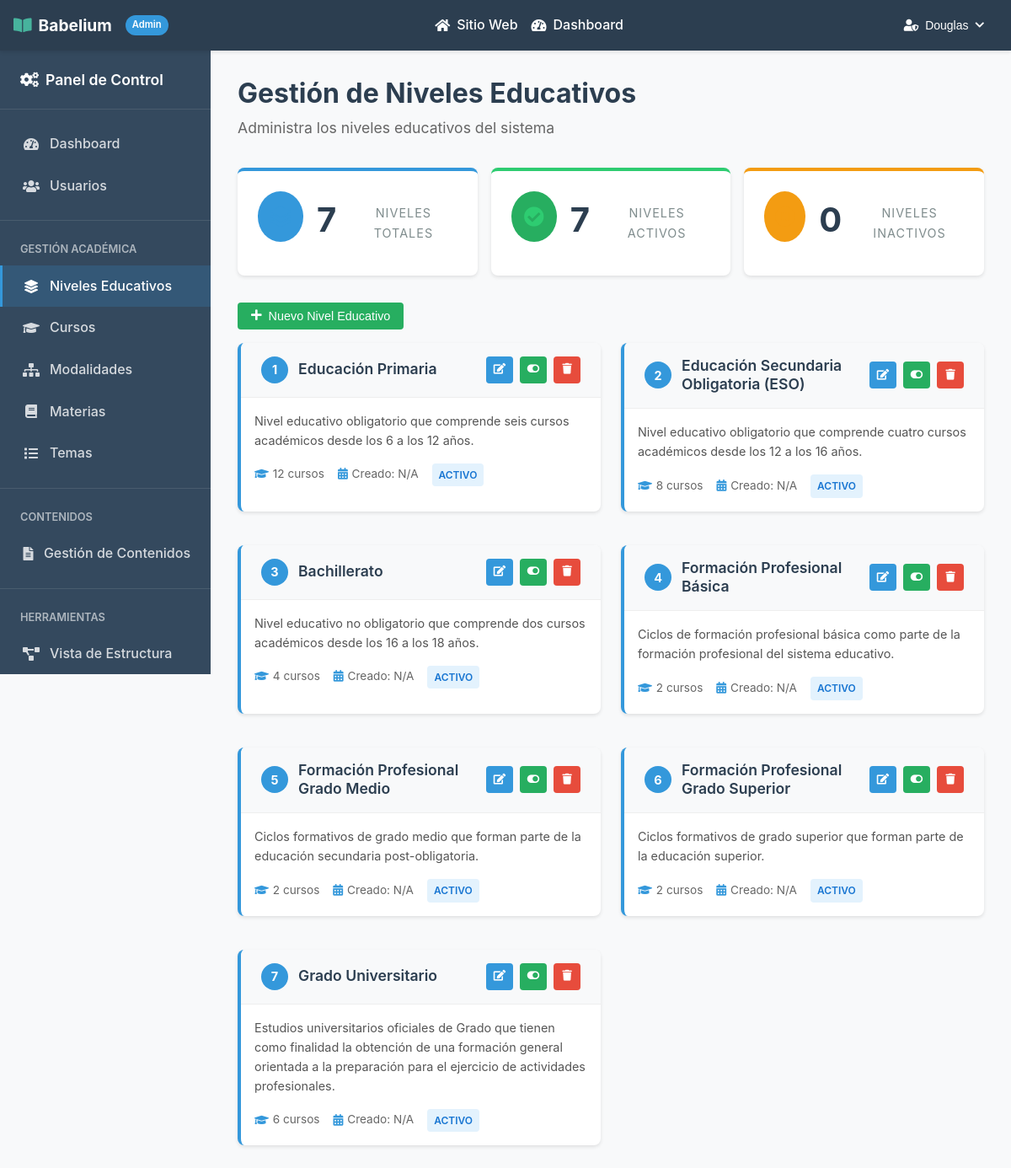
Screenshot of /admin/niveles.php (signed in) with the database file from the repository.
### tables this page shows
CREATE TABLE `niveles_educativos` (
  `id` int(11) NOT NULL,
  `nombre` varchar(100) NOT NULL,
  `descripcion` text DEFAULT NULL,
  `orden` int(11) NOT NULL,
  `activo` tinyint(1) DEFAULT 1
);

### admin/niveles.php (the view, shortened to what this page needs)
<?php
require_once '../db/connection.php';
try {
    $query = "
        SELECT ne.*,
               COALESCE((SELECT COUNT(*) FROM cursos WHERE nivel_id = ne.id), 0) as total_cursos
        FROM niveles_educativos ne
        ORDER BY ne.orden, ne.nombre
    ";
    $result = $conexion->query($query);
    $niveles = [];
    if ($result) {
        while ($row = $result->fetch_assoc()) {
            $niveles[] = $row;
        }
    }
} catch (Exception $e) {
    $niveles = [];
    $mensaje = "Error al cargar los niveles educativos";
    $tipo_mensaje = "error";
}
$total_niveles = count($niveles);
$niveles_activos = array_filter($niveles, function($nivel) {
    return $nivel['activo'] == 1;
});
$total_activos = count($niveles_activos);
$total_inactivos = $total_niveles - $total_activos;
?>
<!DOCTYPE html>
<html lang="es">
<head>
    <link rel="stylesheet" href="https://cdnjs.cloudflare.com/ajax/libs/font-awesome/6.5.0/css/all.min.css">
    <link rel="stylesheet" href="../css/reset.css">
    <link rel="stylesheet" href="../css/style.css">
    <link rel="stylesheet" href="../css/admin.css">
    <link rel="stylesheet" href="../css/admin-niveles.css">
    <link rel="stylesheet" href="../css/components.css">
</head>
<body>
    <?php include_once "../includes/admin_header.php" ?>
    <div class="admin-container">
        <aside class="admin-sidebar">
            <div class="sidebar-header">
                <h3>
                    <i class="fas fa-cogs"></i>
                    Panel de Control
                </h3>
            </div>
            <nav class="sidebar-nav">
                <a href="dashboard.php" class="nav-item">
                    <i class="fas fa-tachometer-alt"></i>
                    <span>Dashboard</span>
                </a>
                <a href="usuarios.php" class="nav-item">
                    <i class="fas fa-users"></i>
                    <span>Usuarios</span>
                </a>
                <div style="border-top: 1px solid rgba(255,255,255,0.1); margin: 1rem 0;"></div>
                <div style="padding: 0.5rem 1.5rem; color: rgba(255,255,255,0.6); font-size: 0.8rem; font-weight: 600; text-transform: uppercase;">
                    Gestión Académica
                </div>
                <a href="niveles.php" class="nav-item active">
                    <i class="fas fa-layer-group"></i>
                    <span>Niveles Educativos</span>
                </a>
                <a href="cursos.php" class="nav-item">
                    <i class="fas fa-graduation-cap"></i>
                    <span>Cursos</span>
                </a>
                <a href="modalidades.php" class="nav-item">
                    <i class="fas fa-sitemap"></i>
                    <span>Modalidades</span>
                </a>
                <a href="materias.php" class="nav-item">
                    <i class="fas fa-book"></i>
                    <span>Materias</span>
                </a>
                <a href="temas.php" class="nav-item">
                    <i class="fas fa-list"></i>
                    <span>Temas</span>
                </a>
                <div style="border-top: 1px solid rgba(255,255,255,0.1); margin: 1rem 0;"></div>
                <div style="padding: 0.5rem 1.5rem; color: rgba(255,255,255,0.6); font-size: 0.8rem; font-weight: 600; text-transform: uppercase;">
                    Contenidos
                </div>
                <a href="contenidos.php" class="nav-item">
                    <i class="fas fa-file-alt"></i>
                    <span>Gestión de Contenidos</span>
                </a>
                <div style="border-top: 1px solid rgba(255,255,255,0.1); margin: 1rem 0;"></div>
                <div style="padding: 0.5rem 1.5rem; color: rgba(255,255,255,0.6); font-size: 0.8rem; font-weight: 600; text-transform: uppercase;">
                    Herramientas
                </div>
                <a href="estructura.php" class="nav-item">
                    <i class="fas fa-project-diagram"></i>
                    <span>Vista de Estructura</span>
                </a>
            </nav>
        </aside>
        <main class="admin-main">
            <div class="admin-header">
                <h1>Gestión de Niveles Educativos</h1>
                <p>Administra los niveles educativos del sistema</p>
            </div>
            <div class="stats-container">
                <div class="stat-card primary">
                    <div class="stat-icon">
                        <i class="fas fa-layer-group"></i>
                    </div>
                    <div class="stat-number"><?php echo $total_niveles; ?></div>
                    <div class="stat-label">Niveles Totales</div>
                </div>
                <div class="stat-card success">
                    <div class="stat-icon">
                        <i class="fas fa-check-circle"></i>
                    </div>
                    <div class="stat-number"><?php echo $total_activos; ?></div>
                    <div class="stat-label">Niveles Activos</div>
                </div>
                <div class="stat-card warning">
                    <div class="stat-icon">
                        <i class="fas fa-pause-circle"></i>
                    </div>
                    <div class="stat-number"><?php echo $total_inactivos; ?></div>
                    <div class="stat-label">Niveles Inactivos</div>
                </div>
            </div>
            <div class="content-actions">
                <button onclick="openModal('createModal')" class="btn btn-success">
                    <i class="fas fa-plus"></i> Nuevo Nivel Educativo
                </button>
            </div>
            <div class="nivel-grid">
                <?php if (empty($niveles)): ?>
                    <div class="no-data">
                        <i class="fas fa-inbox"></i>
                        <p>No se encontraron niveles educativos</p>
                        <small>Crea un nuevo nivel para empezar</small>
                    </div>
                <?php else: ?>
                    <?php foreach ($niveles as $nivel): ?>
                        <div class="nivel-card <?php echo $nivel['activo'] ? '' : 'inactivo'; ?>">
                            <div class="nivel-header">
                                <div class="nivel-title">
                                    <span class="orden"><?php echo $nivel['orden']; ?></span>
                                    <span class="nivel-title-text"><?php echo htmlspecialchars($nivel['nombre']); ?></span>
                                </div>
                                <div class="nivel-actions">
                                    <button onclick="editNivel(<?php echo htmlspecialchars(json_encode($nivel)); ?>)" class="btn btn-sm btn-primary" title="Editar">
                                        <i class="fas fa-edit"></i>
                                    </button>
                                    <form method="POST" style="display: inline;">
                                        <button type="submit" class="btn btn-sm <?php echo $nivel['activo'] ? 'btn-success' : 'btn-secondary'; ?>" title="<?php echo $nivel['activo'] ? 'Desactivar' : 'Activar'; ?>">
                                            <i class="fas fa-<?php echo $nivel['activo'] ? 'toggle-on' : 'toggle-off'; ?>"></i>
                                        </button>
                                    </form>
                                    <button onclick="deleteNivel(<?php echo $nivel['id']; ?>, '<?php echo htmlspecialchars($nivel['nombre']); ?>', <?php echo $nivel['total_cursos']; ?>)" class="btn btn-sm btn-danger" title="Eliminar">
                                        <i class="fas fa-trash"></i>
                                    </button>
                                </div>
                            </div>
                            <div class="nivel-body">
                                <div class="nivel-description">
                                    <?php echo !empty($nivel['descripcion']) ? htmlspecialchars($nivel['descripcion']) : '<em>Sin descripción</em>'; ?>
                                </div>
                                <div class="nivel-meta">
                                    <div class="nivel-meta-item">
                                        <i class="fas fa-graduation-cap"></i>
                                        <span><?php echo $nivel['total_cursos']; ?> cursos</span>
                                    </div>
                                    <div class="nivel-meta-item">
                                        <i class="fas fa-calendar-alt"></i>
                                        <span>Creado: <?php echo isset($nivel['fecha_creacion']) ? date('d/m/Y', strtotime($nivel['fecha_creacion'])) : 'N/A'; ?></span>
                                    </div>
                                    <div class="nivel-meta-item">
                                        <span class="estado-badge <?php echo $nivel['activo'] ? 'estado-activo' : 'estado-inactivo'; ?>">
                                            <?php echo $nivel['activo'] ? 'Activo' : 'Inactivo'; ?>
                                        </span>
                                    </div>
                                </div>
                            </div>
                        </div>
                    <?php endforeach; ?>
                <?php endif; ?>
            </div>
        </main>
    </div>
</body>
</html>

### css/style.css (style rules this page uses)
:root { --primary-color: #4a6fa5; --secondary-color: #166088; --accent-color: #47b39d; --background-color: #f9f9f9; --text-color: #333333; --light-text: #666666; --white: #ffffff; --ods-education: #c5192d; --ods-inequality: #ff9e00; --ods-communities: #56c02b; --spacing-xs: 0.5rem; --spacing-sm: 1rem; --spacing-md: 2rem; --spacing-lg: 3rem; --spacing-xl: 5rem; --border-radius: 0.5rem; }
body { font-family: "Segoe UI", Tahoma, Geneva, Verdana, sans-serif; color: var(--text-color); line-height: 1.6; background-color: var(--background-color); }
h1, h2, h3, h4, h5, h6 { margin-bottom: var(--spacing-sm); line-height: 1.2; }
h1 { font-size: 3rem; font-weight: 700; }
h3 { font-size: 1.5rem; font-weight: 600; }
p { margin-bottom: var(--spacing-sm); }
a { text-decoration: none; color: var(--primary-color); transition: all 0.3s ease; }
nav a { color: var(--white); text-decoration: none; font-weight: 500; transition: color 0.3s ease; white-space: nowrap; }

### css/admin.css (style rules this page uses)
:root { --admin-primary: #2c3e50; --admin-secondary: #34495e; --admin-accent: #3498db; --admin-success: #27ae60; --admin-warning: #f39c12; --admin-danger: #e74c3c; --admin-sidebar-width: 250px; --admin-header-height: 60px; }
.admin-container { display: flex; min-height: calc(100vh - var(--admin-header-height)); background-color: #f8f9fa; }
.admin-sidebar { width: var(--admin-sidebar-width); background-color: var(--admin-secondary); color: var(--white); position: fixed; height: calc(100vh - var(--admin-header-height)); overflow-y: auto; z-index: 100; }
.sidebar-header { padding: 1.5rem; border-bottom: 1px solid rgba(255, 255, 255, 0.1); }
.sidebar-header h3 { margin: 0; font-size: 1.1rem; display: flex; align-items: center; gap: 0.5rem; }
.sidebar-nav { padding: 1rem 0; }
.nav-item { display: flex; align-items: center; gap: 0.75rem; padding: 0.75rem 1.5rem; color: rgba(255, 255, 255, 0.8); text-decoration: none; transition: all 0.3s ease; border-left: 3px solid transparent; }
.nav-item.active { background-color: rgba(52, 152, 219, 0.2); color: var(--white); border-left-color: var(--admin-accent); }
.nav-item i { width: 20px; text-align: center; }
.admin-main { flex: 1; margin-left: var(--admin-sidebar-width); padding: 2rem; overflow-x: auto; }
.admin-header { margin-bottom: 2rem; }
.admin-header h1 { margin: 0 0 0.5rem 0; color: var(--admin-primary); font-size: 2rem; }
.admin-header p { margin: 0; color: #666; font-size: 1.1rem; }
.stat-card { background: white; border-radius: 8px; padding: 1.5rem; box-shadow: 0 2px 4px rgba(0, 0, 0, 0.1); display: flex; align-items: center; gap: 1rem; transition: transform 0.3s ease; }
.stat-icon { width: 60px; height: 60px; border-radius: 50%; display: flex; align-items: center; justify-content: center; font-size: 1.5rem; color: white; }
.stat-card:nth-child(1) .stat-icon { background-color: var(--admin-accent); }
.stat-card:nth-child(2) .stat-icon { background-color: var(--admin-success); }
.stat-card:nth-child(3) .stat-icon { background-color: var(--admin-warning); }
.content-actions { display: flex; gap: 0.5rem; }
.stat-number { display: block; font-size: 1.5rem; font-weight: 700; color: var(--admin-accent); }
.stat-label { font-size: 0.9rem; color: #666; }
.btn { display: inline-flex; align-items: center; gap: 0.5rem; padding: 0.5rem 1rem; border: none; border-radius: 4px; font-size: 0.9rem; font-weight: 500; text-decoration: none; cursor: pointer; transition: all 0.3s ease; }
.btn-sm { padding: 0.3rem 0.6rem; font-size: 0.8rem; }
.btn-primary { background-color: var(--admin-accent); color: white; }
.btn-success { background-color: var(--admin-success); color: white; }
.btn-danger { background-color: var(--admin-danger); color: white; }

### css/components.css (style rules this page uses)
.btn { display: inline-flex; align-items: center; gap: 0.5rem; padding: 0.5rem 1rem; border: none; border-radius: 4px; font-size: 0.9rem; font-weight: 500; text-decoration: none; cursor: pointer; transition: all 0.3s ease; }
.btn-sm { padding: 0.3rem 0.6rem; font-size: 0.8rem; }
.btn-primary { background-color: var(--admin-accent); color: white; }
.btn-success { background-color: var(--admin-success); color: white; }
.btn-danger { background-color: var(--admin-danger); color: white; }

### rows the page displays
niveles_educativos: orden "1", nombre "Educación Primaria", activo 1 (drawn), descripcion "Nivel educativo obligatorio que comprende seis cursos académicos desde los 6 a los 12 años.", total_cursos "12"
niveles_educativos: orden "2", nombre "Educación Secundaria Obligatoria (ESO)", activo 1 (drawn), descripcion "Nivel educativo obligatorio que comprende cuatro cursos académicos desde los 12 a los 16 años.", total_cursos "8"
niveles_educativos: orden "3", nombre "Bachillerato", activo 1 (drawn), descripcion "Nivel educativo no obligatorio que comprende dos cursos académicos desde los 16 a los 18 años.", total_cursos "4"
niveles_educativos: orden "4", nombre "Formación Profesional Básica", activo 1 (drawn), descripcion "Ciclos de formación profesional básica como parte de la formación profesional del sistema educativo.", total_cursos "2"
niveles_educativos: orden "5", nombre "Formación Profesional Grado Medio", activo 1 (drawn), descripcion "Ciclos formativos de grado medio que forman parte de la educación secundaria post-obligatoria.", total_cursos "2"
niveles_educativos: orden "6", nombre "Formación Profesional Grado Superior", activo 1 (drawn), descripcion "Ciclos formativos de grado superior que forman parte de la educación superior.", total_cursos "2"
niveles_educativos: orden "7", nombre "Grado Universitario", activo 1 (drawn), descripcion "Estudios universitarios oficiales de Grado que tienen como finalidad la obtención de una formación general orientada a la preparación para el ejercicio de actividades profesionales.", total_cursos "6"

### other values shown
$usuario_actual['nombre'] "Douglas"
$total_niveles "7"
$total_activos "7"
$total_inactivos "0"
